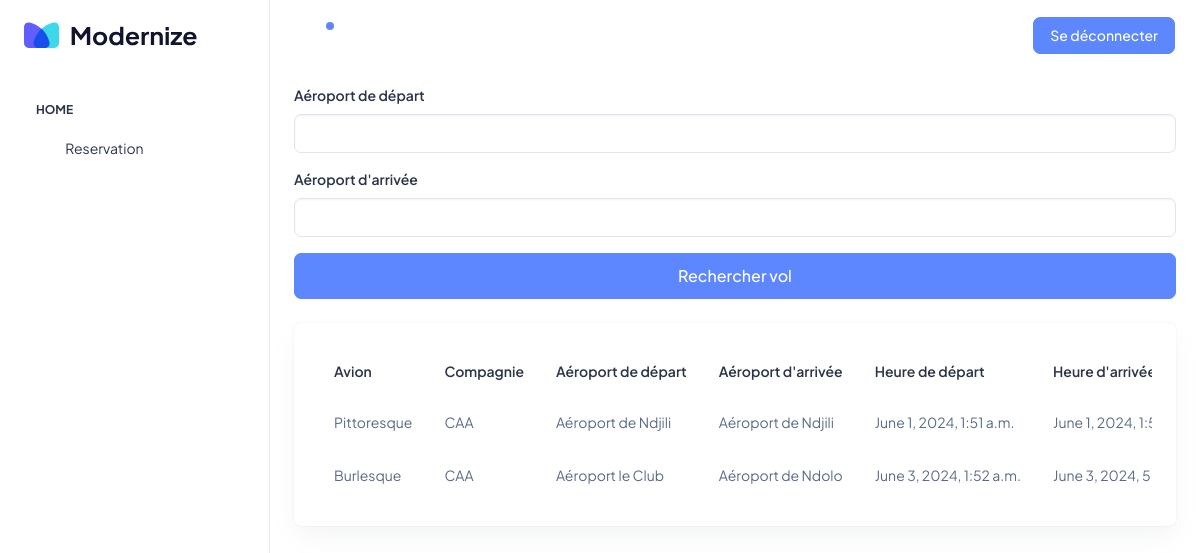
Page /vols on the committed database.
### gestion_vols/models.py (models this page shows, shortened)
class Vol(models.Model):
    avion=models.ForeignKey(Avion, on_delete=models.CASCADE)
    compagnie=models.ForeignKey(Compagnie, on_delete=models.CASCADE)
    aeroport_depart=models.ForeignKey(Aeroport, on_delete=models.CASCADE)
    heure_depart=models.DateTimeField()
    aeroport_arrive=models.ForeignKey(Aeroport,related_name='Aeroport', on_delete=models.CASCADE)
    heure_arrive=models.DateTimeField()
    date_creation = models.DateTimeField(auto_now_add=True)

class Avion(models.Model):
    type=models.CharField(max_length=50,null=True)
    nbre_place=models.IntegerField()
    nom=models.CharField(max_length=50,null=True)
    date_creation = models.DateTimeField(auto_now_add=True)
    def __str__(self):
        return f"{self.nom}"

class Compagnie(models.Model):
    nom=models.CharField(max_length=50,null=True)
    description=models.TextField()
    date_creation = models.DateTimeField(auto_now_add=True)
    def __str__(self):
        return f"{self.nom}"

class Aeroport(models.Model):
    nom=models.CharField(max_length=50,null=True)
    ville=models.CharField(max_length=50,null=True)
    telephone=models.CharField(max_length=50,null=True)
    description=models.TextField(null=True)
    date_creation = models.DateTimeField(auto_now_add=True)
    def __str__(self):
        return f"{self.nom}"

### gestion_vols/views.py (the view)
# urls.py: path('vols', page_list_vols, name='vols'),
def page_list_vols(request):
    list_aeroports = Aeroport.objects.all()
    list_vols = Vol.objects.all()
    aer_depart = request.GET.get('aer_depart')
    aer_arrivee = request.GET.get('aer_arrivee')
    if aer_depart and aer_arrivee:
        list_vols.filter(aeroport_depart__id=aer_depart, aeroport_arrive__id=aer_arrivee)
    return render(request, 'index.html', {"list_aeroports":list_aeroports, "list_vols":list_vols})

### templates/index.html (shortened to what this page needs)
{% load static %}
<!doctype html>
<html lang="en">
<head>
  <link rel="stylesheet" href="{% static "/css/styles.min.css" %}" />
</head>
<body>
  <div class="page-wrapper" id="main-wrapper" data-layout="vertical" data-navbarbg="skin6" data-sidebartype="full"
    data-sidebar-position="fixed" data-header-position="fixed">
    <aside class="left-sidebar">
      <div>
        <div class="brand-logo d-flex align-items-center justify-content-between">
          <a href="./index.html" class="text-nowrap logo-img">
            <img src="../assets/images/logos/dark-logo.svg" width="180" alt="" />
          </a>
        </div>
        <nav class="sidebar-nav scroll-sidebar" data-simplebar="">
          <ul id="sidebarnav">
            <li class="nav-small-cap">
              <span class="hide-menu">Home</span>
            </li>
            <li class="sidebar-item">
              <a class="sidebar-link" href="./sample-page.html" aria-expanded="false">
                <span>
                  <i class="ti ti-aperture"></i>
                </span>
                <span class="hide-menu">Reservation</span>
              </a>
            </li>
          </ul>
        </nav>
      </div>
    </aside>
    <div class="body-wrapper">
      <header class="app-header">
        <nav class="navbar navbar-expand-lg navbar-light">
          <ul class="navbar-nav">
            <li class="nav-item">
              <a class="nav-link nav-icon-hover" href="javascript:void(0)">
                <i class="ti ti-bell-ringing"></i>
                <div class="notification bg-primary rounded-circle"></div>
              </a>
            </li>
          </ul>
          <div class="navbar-collapse justify-content-end px-0" id="navbarNav">
            <ul class="navbar-nav flex-row ms-auto align-items-center justify-content-end">
              <a href="https://adminmart.com/product/modernize-free-bootstrap-admin-dashboard/" target="_blank" class="btn btn-primary">Se déconnecter</a>
            </ul>
          </div>
        </nav>
      </header>
      <div class="container-fluid">
        <div class="row">
          <form>
            <div class="mb-3">
              <label for="exampleInputtext1" class="form-label">Aéroport de départ</label>
              <select name="aer_depart" id="" class="form-control">
                <option value=""></option>
                {% for aeroport  in list_aeroports %}
                <option value="{{ aeroport.id }}">{{ aeroport }}</option>
                {% endfor %}
              </select>
            </div>
            <div class="mb-3">
              <label for="exampleInputtext1" class="form-label">Aéroport d'arrivée</label>
              <select name="aer_arrivee" id="" class="form-control">
                <option value=""></option>
                {% for aeroport  in list_aeroports %}
                <option value="{{ aeroport.id }}">{{ aeroport }}</option>
                {% endfor %}
              </select>
            </div>
            <button type="submit" class="btn btn-primary w-100 py-8 fs-4 mb-4 rounded-2">Rechercher vol</button>
          </form>
          <div class="d-flex align-items-stretch">
            <div class="card w-100">
              <div class="card-body p-4">
                <div class="table-responsive">
                  <table class="table text-nowrap mb-0 align-middle">
                    <thead class="text-dark fs-4">
                      <tr>
                        <th class="border-bottom-0">
                          <h6 class="fw-semibold mb-0">Avion</h6>
                        </th>
                        <th class="border-bottom-0">
                          <h6 class="fw-semibold mb-0">Compagnie</h6>
                        </th>
                        <th class="border-bottom-0">
                          <h6 class="fw-semibold mb-0">Aéroport de départ</h6>
                        </th>
                        <th class="border-bottom-0">
                          <h6 class="fw-semibold mb-0">Aéroport d'arrivée</h6>
                        </th>
                        <th class="border-bottom-0">
                          <h6 class="fw-semibold mb-0">Heure de départ</h6>
                        </th>
                        <th class="border-bottom-0">
                          <h6 class="fw-semibold mb-0">Heure d'arrivée</h6>
                        </th>
                      </tr>
                    </thead>
                    <tbody>
                      {% for vol in list_vols %}
                        <tr>
                          <td class="border-bottom-0">
                            <p class="mb-0 fw-normal">{{ vol.avion }}</p>
                          </td>
                          <td class="border-bottom-0">
                            <p class="mb-0 fw-normal">{{ vol.compagnie }}</p>
                          </td>
                          <td class="border-bottom-0">
                            <p class="mb-0 fw-normal">{{ vol.aeroport_depart }}</p>
                          </td>
                          <td class="border-bottom-0">
                            <p class="mb-0 fw-normal">{{ vol.aeroport_arrive }}</p>
                          </td>
                          <td class="border-bottom-0">
                            <p class="mb-0 fw-normal">{{ vol.heure_depart }}</p>
                          </td>
                          <td class="border-bottom-0">
                            <p class="mb-0 fw-normal">{{ vol.heure_arrive }}</p>
                          </td>
                        </tr>
                      {% endfor %}
                    </tbody>
                  </table>
                </div>
              </div>
            </div>
          </div>
      </div>
    </div>
  </div>
</body>
</html>

### rows in the picture
Vol: avion "Pittoresque", compagnie "CAA", aeroport_depart "Aéroport de Ndjili", aeroport_arrive "Aéroport de Ndjili", heure_depart "June 1, 2024, 1:51 a.m.", heure_arrive "June 1, 2024,…"
Vol: avion "Burlesque", compagnie "CAA", aeroport_depart "Aéroport le Club", aeroport_arrive "Aéroport de Ndolo", heure_depart "June 3, 2024, 1:52 a.m.", heure_arrive "June 3, 2024,…"
